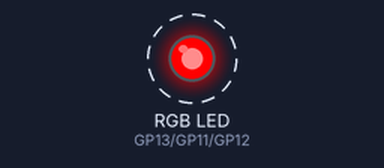
Bench run of a program on a simulated Raspberry Pi Pico running MicroPython. Shown: an RGB LED mixed from three pins (HIGH = lit). Dashed ring = blinking. The clock reads 2024-03-15 10:24:30 at power-on unless the program sets it. At 3.2 s the program stops and its outputs stay as they are.

Above: at 0.1 s.
Timing chart, 0 to 3.0 s (numbered marks = the images above):
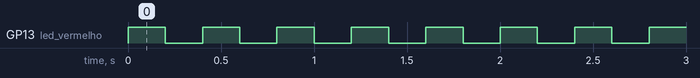

Measured:
- by itself, GP13 (led_vermelho): alternates HIGH for 0.20 s and LOW for 0.20 s, 16 changes in all, then stays LOW

The program:

piscar_led.py
```python
# piscar_led.py
# Faz o LED piscar rapidamente
# Bloco: Piscar LED da cor rapidamente

from machine import Pin, PWM
import time

# Configuração dos pinos do LED RGB
LED_RED = 13   # GPIO13 - Vermelho
LED_GREEN = 11 # GPIO11 - Verde
LED_BLUE = 12  # GPIO12 - Azul

# Inicializa os LEDs com PWM
led_vermelho = PWM(Pin(LED_RED), freq=1000)
led_verde = PWM(Pin(LED_GREEN), freq=1000)
led_azul = PWM(Pin(LED_BLUE), freq=1000)

def piscar_led(cor, duracao_total=5):
    """
    Faz o LED piscar rapidamente (200ms ligado, 200ms desligado).

    Args:
        cor: Tupla (R, G, B) com valores de 0 a 255
        duracao_total: Tempo total em segundos (padrão: 5)
    """
    tempo_inicio = time.time()

    while time.time() - tempo_inicio < duracao_total:
 # Liga o LED
        led_vermelho.duty_u16(cor[0] * 257)
        led_verde.duty_u16(cor[1] * 257)
        led_azul.duty_u16(cor[2] * 257)
        time.sleep_ms(200)

 # Desliga o LED
        led_vermelho.duty_u16(0)
        led_verde.duty_u16(0)
        led_azul.duty_u16(0)
        time.sleep_ms(200)

def piscar_led_lento(cor, duracao_total=5):
    """
    Faz o LED piscar lentamente (1s ligado, 1s desligado).

    Args:
        cor: Tupla (R, G, B) com valores de 0 a 255
        duracao_total: Tempo total em segundos (padrão: 5)
    """
    tempo_inicio = time.time()

    while time.time() - tempo_inicio < duracao_total:
 # Liga o LED
        led_vermelho.duty_u16(cor[0] * 257)
        led_verde.duty_u16(cor[1] * 257)
        led_azul.duty_u16(cor[2] * 257)
        time.sleep(1)

 # Desliga o LED
        led_vermelho.duty_u16(0)
        led_verde.duty_u16(0)
        led_azul.duty_u16(0)
        time.sleep(1)

# Exemplo de uso
if __name__ == "__main__":
 # Pisca o LED vermelho rapidamente por 3 segundos
    piscar_led((255, 0, 0), 3)
```
